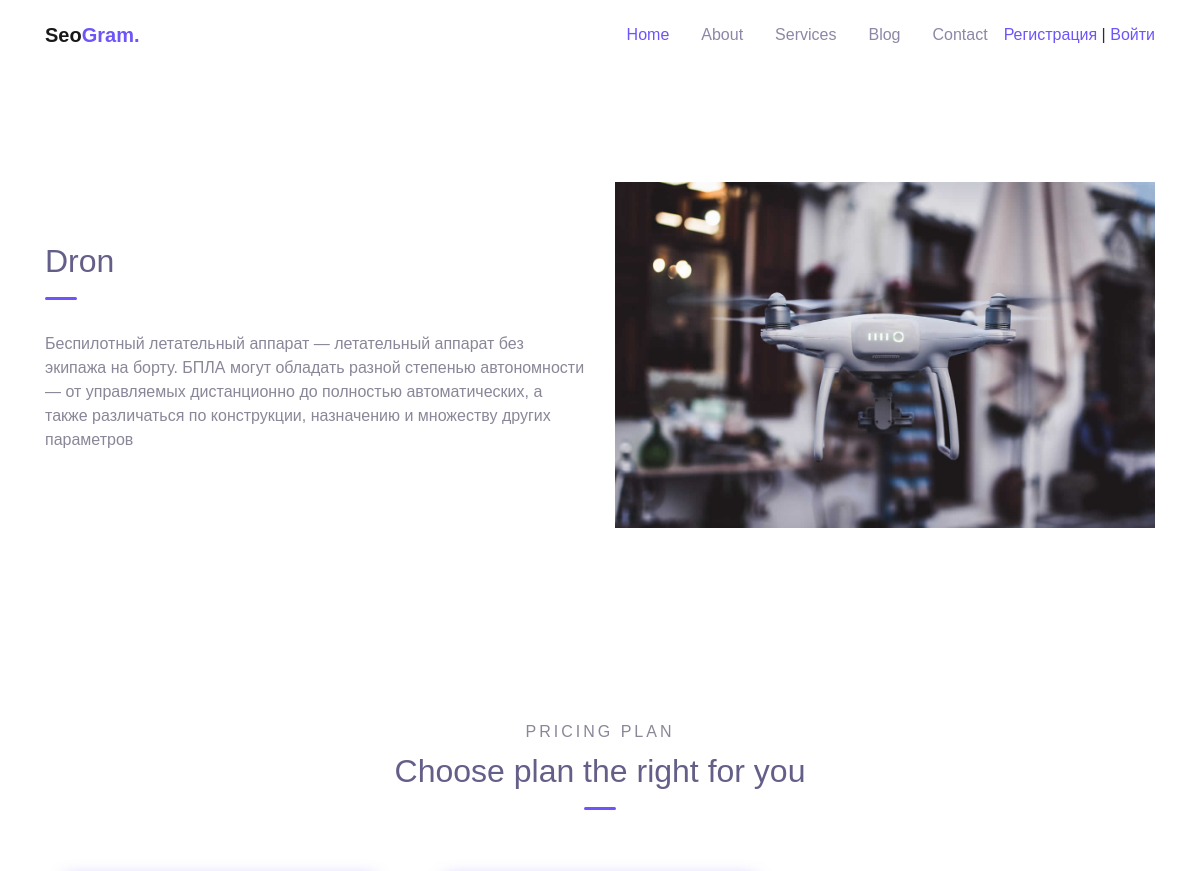
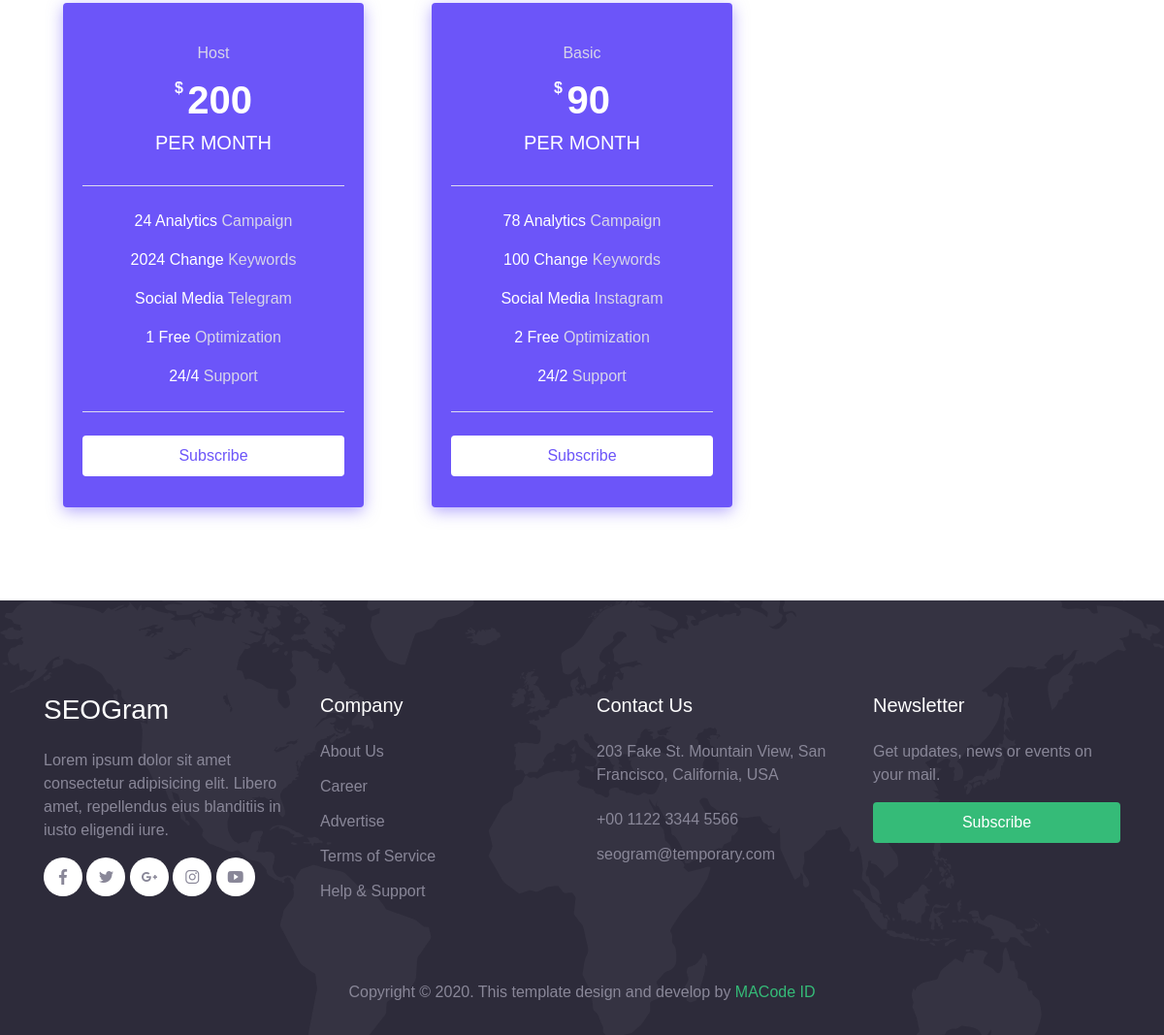
The page /about/ on the database its author committed (2 pictures, top to bottom).
### app/models.py (models this page shows, shortened)
class News(models.Model):
    CHOICES = (
        ('Travel', 'Travel'),
        ('LifeStyle', 'LifeStyle'),
        ('Healthy', 'Healthy'),
        ('Food', 'Food'))
    title = models.CharField(max_length=255)
    content = models.TextField(blank=True)
    image = models.FileField(upload_to='media/%Y/%m/%d', blank=True)
    created = models.DateTimeField(auto_now_add=True)
    view_post = models.IntegerField(blank=True, default='0')
    choice = models.CharField(max_length=255, choices=CHOICES)
    author = models.CharField(max_length=255)
    like = models.IntegerField(default='0')
    tags = models.CharField(max_length=255, blank=True)
    class Meta:
        verbose_name_plural = "Новости"

class Service(models.Model):
    class Meta:
        verbose_name_plural = "Сервисы"
    type = models.CharField(max_length=255)
    price = models.IntegerField()
    analytics_count = models.IntegerField()
    change_count = models.IntegerField()
    social_media = models.CharField(max_length=255)
    count_of_optimization = models.IntegerField()
    support = models.CharField(max_length=255)

### app/views.py (the view)
# urls.py: path('about/', about, name='about'),
def about(request):
    services = Service.objects.all()
    popular_post = News.objects.order_by('-like').first()
    context = {
        'popular_post': popular_post,
        'services': services
    }
    return render(request, 'about.html', context=context)

### app/templates/about.html
{% extends 'base.html' %}
{% load static %}
{% block content %}
<div class="page-section">
    <div class="container">
      <div class="row align-items-center">
        <div class="col-lg-6 py-3">
          <h2 class="title-section">{{popular_post.title}}</h2>
          <div class="divider"></div>
          <p>{{popular_post.content}}</p>
        </div>
        <div class="col-lg-6 py-3">
          <div class="img-fluid py-3 text-center">
            <img style="width: 100%;" src="{{popular_post.image.url}}" alt="">
          </div>
        </div>
      </div>
    </div>
  </div>
  <div class="page-section">
    <div class="container">
      <div class="text-center">
        <div class="subhead">Pricing Plan</div>
        <h2 class="title-section">Choose plan the right for you</h2>
        <div class="divider mx-auto"></div>
      </div>
      <div class="row mt-5">
        {% for service in services %}
        <div class="col-lg-4 py-3 wow zoomIn">
          <div class="card-pricing marked">
            <div class="header">
              <div class="pricing-type">{{ service.type }}</div>
              <div class="price">
                <span class="dollar">$</span>
                <h1>{{ service.price }}</span></h1>
              </div>
              <h5>Per Month</h5>
            </div>
            <div class="body">
              <p>{{ service.analytics_count }} Analytics <span class="suffix">Campaign</span></p>
              <p>{{ service.change_count }} Change <span class="suffix">Keywords</span></p>
              <p>Social Media <span class="suffix">{{ service.social_media }}</span></p>
              <p>{{ service.count_of_optimization }} Free <span class="suffix">Optimization</span></p>
              <p>{{ service.support }} <span class="suffix">Support</span></p>
            </div>
            <div class="footer">
              <a href="#" class="btn btn-pricing btn-block">Subscribe</a>
            </div>
          </div>
        </div>
        {% endfor %}
      </div>
    </div>
  </div>
  {% endblock %}

### app/static/css/theme.css (style rules this page uses)
:root { --primary: #6C55F9; --accent: #FF3D85; --secondary: #645F88; --success: #35bb78; --info: #05B4E1; --warning: #FAC14D; --danger: #FF4943; --grey: #B4B2C5; --dark: #2D2B3A; --light: #F6F5FC; }
body { font-family: "Work Sans", sans-serif; line-height: 1.5; color: #2D2B3A; }
a { color: #6C55F9; text-decoration: none; background-color: transparent; }
.btn { padding: 8px 24px; }
.page-section { position: relative; padding-top: 80px; padding-bottom: 80px; color: #898798; overflow: hidden; }
.subhead { display: block; text-transform: uppercase; letter-spacing: 3px; color: #898798; font-weight: 500; margin-bottom: 8px; }
.title-section { color: #645F88; }
.divider { display: block; margin-top: 16px; margin-bottom: 32px; width: 32px; height: 3px; border-radius: 40px; background-color: #6C55F9; }
.card-pricing { position: relative; display: block; margin: 0 auto; padding: 32px 20px; max-width: 310px; background-color: #fff; color: #2D2B3A; text-align: center; border-radius: 4px; box-shadow: 0 4px 16px rgba(100, 95, 136, 0.16); }
.card-pricing .header { padding-bottom: 24px; }
.card-pricing .header .pricing-type { display: block; margin-top: 8px; margin-bottom: 12px; color: #898798; }
.card-pricing .header .dollar { display: inline-block; vertical-align: top; font-weight: 700; }
.card-pricing .header h1 { display: inline-block; font-weight: 600; }
.card-pricing .header h5 { color: #6C55F9; text-transform: uppercase; }
.card-pricing .body { padding-top: 24px; padding-bottom: 8px; border-top: 1px solid #DDDBEF; border-bottom: 1px solid #DDDBEF; font-weight: 500; }
.card-pricing .body .suffix { color: #a4a1c8; font-weight: 400; }
.card-pricing .footer { padding-top: 24px; }
.card-pricing .footer .btn-pricing { background-color: #B8B4D5; color: #fff; box-shadow: none !important; }
.card-pricing.marked { background-color: #6C55F9; color: #fff; box-shadow: 0 4px 16px rgba(107, 85, 249, 0.5); }
.card-pricing.marked .header h5 { color: #fff; }
.card-pricing.marked .header .pricing-type { color: #D7D5E9; }
.card-pricing.marked .body .suffix { color: #D7D5E9; }
.card-pricing.marked .footer .btn-pricing { background-color: #fff; color: #6C55F9; font-weight: 500; }

### rows shown on the page
News: title "Dron", content "Беспилотный летательный аппарат — летательный аппарат без экипажа на борту. БПЛА могут обладать разной степенью автономности — от управляемых дистанционно до полностью автоматических, а также различаться по конструкции, назначению и множеству других параметров", image (picture)
Service: type "Host", price "200", analytics_count "24", change_count "2024", social_media "Telegram", count_of_optimization "1", support "24/4"
Service: type "Basic", price "90", analytics_count "78", change_count "100", social_media "Instagram", count_of_optimization "2", support "24/2"
